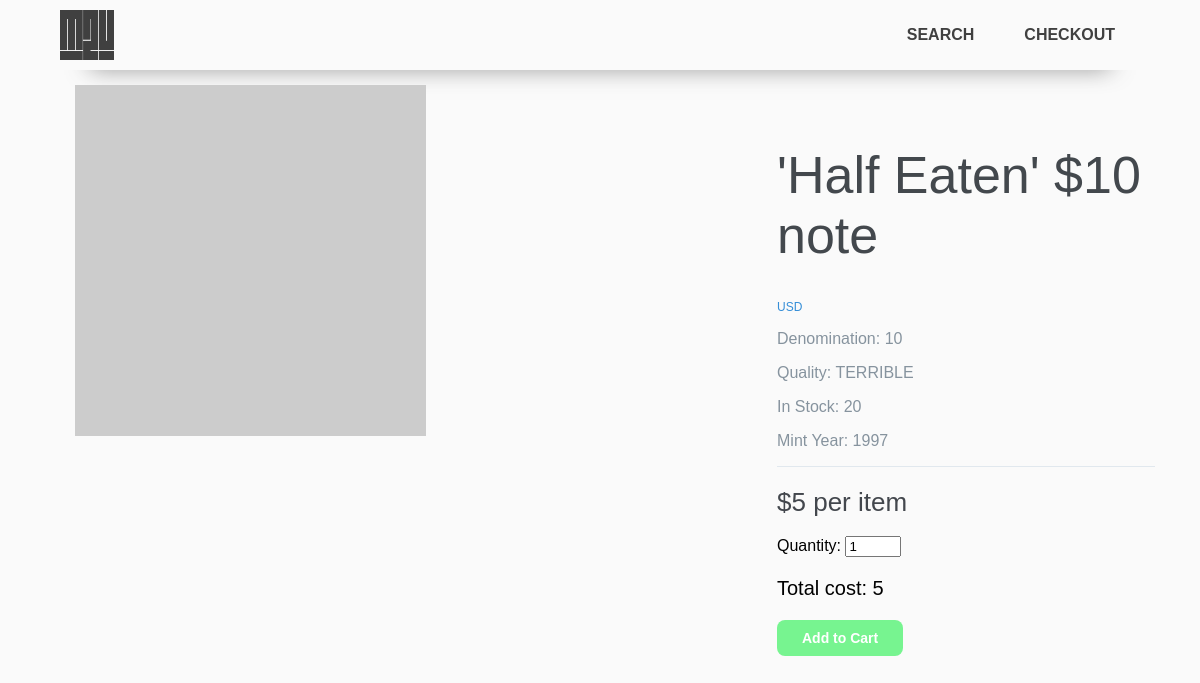
Screenshot of /Product.php?element=USD0101997 with the database file from the repository.
### tables this page shows
CREATE TABLE Products_status (
    product_id CHAR(10) NOT NULL,
    product_name VARCHAR(30) NOT NULL,
    price int NOT NULL,
    quality VARCHAR(100) NOT NULL DEFAULT "GOOD",
    shipping_status VARCHAR(100) NOT NULL DEFAULT "IN WAREHOUSE",
    quantity INT NOT NULL,
    PRIMARY KEY(product_id, quality, shipping_status),
    FOREIGN KEY (product_id) REFERENCES Products (product_id)
);

CREATE TABLE Products(
    product_id CHAR(10) NOT NULL UNIQUE,
    currency VARCHAR(100) NOT NULL,
    denomination SMALLINT NOT NULL,
    mint_year INT NOT NULL,
    product_image VARCHAR(100) NOT NULL,
    PRIMARY KEY (product_id) 
);

### db_functions.php (called while the page is built, shortened)
<?php
function display_single_product($conn, $entry)
{
    $sql = "SELECT currency, product_name, denomination,
    mint_year, price, quality, quantity
    FROM Products
    CROSS JOIN Products_status
    ON Products.product_id = Products_status.product_id
    WHERE shipping_status = 'IN WAREHOUSE' AND Products.product_id=?;";
    $ret = null;
    $statement = mysqli_stmt_init($conn);
    mysqli_stmt_prepare($statement, $sql);
    mysqli_stmt_bind_param($statement, 's', $entry);
    if(mysqli_stmt_execute($statement))
    {
        $result = mysqli_stmt_get_result($statement);
        if($row = mysqli_fetch_assoc($result))
        {
            $ret = $row;
        }
    }
    return $ret;
}
?>

### Product.php (the view, shortened to what this page needs)
<html lang="en">
<head>
    <link rel="stylesheet" href="./Styles/styles.css">
</head>
<body>
    <?php require_once "website_header.php";
    require_once "db_functions.php";
    $conn = get_conn();
    $entry = htmlspecialchars($_GET["element"]);
    $item = display_single_product($conn, $entry);
    ?>
    <main class="product-page-container">
        <div class="product-image">
            <img src="https://via.placeholder.com/500.png" alt="">
        </div>
        <div class="product-right-column">
        <div class="product-description">
                <h1><?php echo $item["product_name"] ?></h1>
                <span><?php echo $item["currency"] ?></span>
                <p><?php echo "Denomination: ", $item["denomination"] ?></p>
                <p><?php echo "Quality: ", $item["quality"] ?></p>
                <p><?php echo "In Stock: ", $item["quantity"] ?></p>
                <p><?php echo "Mint Year: ", $item["mint_year"] ?></p>
            </div>
            <div class="product-price">
                <form id="add_to_cart" action="Add_to_cart.php" method="get">
                    <a><?php echo "$<span id='price'>", $item["price"], "</span> per item"; ?></a>
                    <?php
                    echo '<input id="product_id" class="hidden" type="text" name="item"
                        value="', $entry, '"> <br><br>';
                    echo '<span>Quantity:  </span>';
                    echo '<input id="quantity_selector" type="number" name="quantity"',
                    'min="1" value="1"',
                    'max="', $item["quantity"], '">';
                    ?>
                    <p id="total_cost">Total cost: <span id="item_cost"><?php echo $item["price"] ?></span></p>
                    <input class="submit_btn" type="submit" value="Add to Cart">
                </form>
            </div>
        </div>
    </main>

### Styles/styles.css (style rules this page uses)
body { background-color: rgb(250, 250, 250); font-family: Verdana, Helvetica, sans-serif; margin: 0 5% 0 5%; }
.submit_btn { background-color: #77F490; font-weight: bold; font-size: 14px; color: white; text-decoration: none; border: none; border-radius: 8px; padding: 10px 25px 10px 25px; }
.product-page-container { width: 100%; margin: 0 auto; padding: 15px; display: flex; }
.product-image { width: 65%; position: relative; }
.product-right-column { width: 35%; margin-top: 60px; }
.product-image img { width: 50%; position: absolute; left: 0; top: 0; opacity: 1; transition: all 0.3s ease; }
.product-description { border-bottom: 1px solid #e1e8ee; margin-bottom: 20px; }
.product-description span { font-size: 12px; color: #358ed7; }
.product-description h1 { font-weight: 400; font-size: 52px; color: #43484d; margin-top: 0; }
.product-description p { font-size: 16px; font-weight: 300; color: #86939e; }
.product-price { align-items: left; }
.product-price > form > a { font-size: 26px; font-weight: 300; color: #43474d; margin-right: 20px; }
.product-price > form > p { font-size: 20px; font-weight: 500; }

### Styles/headerstyle.css (style rules this page uses)
a { text-decoration: none; color: #404040; }

### rows the page displays
products_status: product_name "'Half Eaten' $10 note", product.currency "USD", product.denomination "10", quality "TERRIBLE", quantity "20", product.mint_year "1997", price "5"
